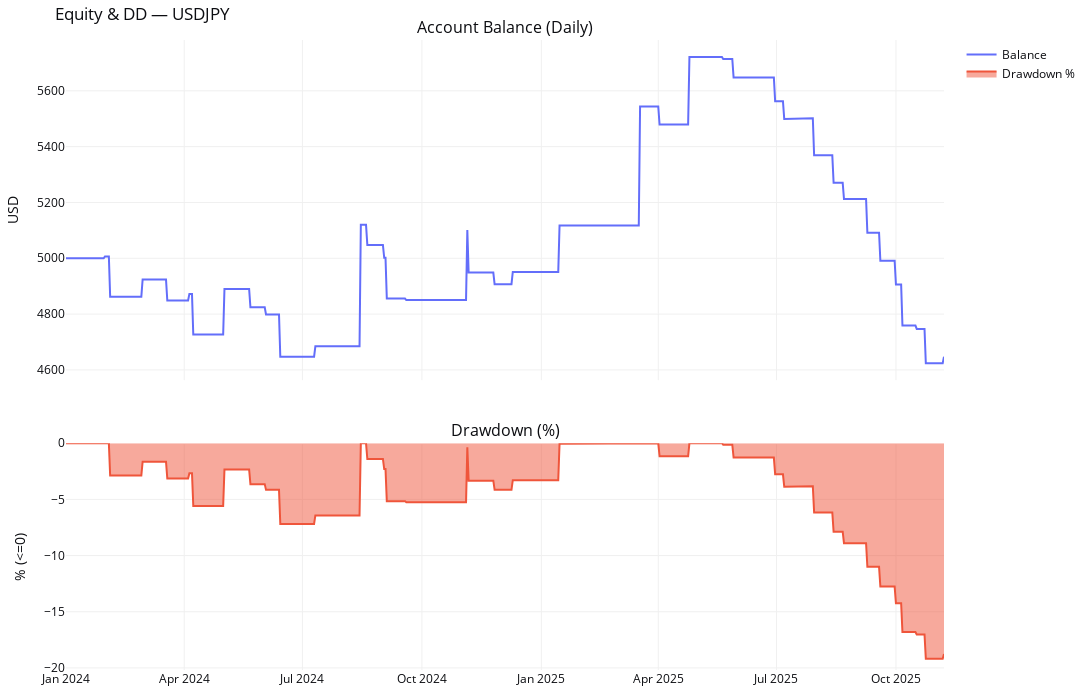

Source (notebook cell):
### Markdown cell above
## 4.2 Test data

### Code cell
res_opt_test = run_backtest_for_symbol_v2(
    pair=PAIR,
    timeframe=TIMEFRAME,
    start_date=TEST_START,
    end_date=TEST_END,
    initial_capital=INITIAL_CAPITAL,
    risk_per_trade=RISK_PER_TRADE,
    risk_mode=RISK_MODE,
    commission_per_lot=COMMISSION_PER_LOT,
    lookback=OPTIMIZE_LOOKBACK,
)

print(f"\n=== {PAIR} ===")
display(res_opt_test["report_df"].T)

fig_equity = plot_equity_and_dd(res_opt_test["balance_daily"], res_opt_test["dd_pct"])
fig_equity.update_layout(title_text=f"Equity & DD — {PAIR}")
fig_equity.show()

fig_trade = plot_trade_distribution_and_side_pnl(res_opt_test["trades"])
fig_trade.update_layout(title_text=f"Trade Distribution & Side PnL — {PAIR}")
fig_trade.show()

### Figure 1 — Plotly figure (JSON) as saved in the notebook; plotly's stock layout.template omitted (floating-point values rounded to 4 significant figures; data arrays with more than 128 entries replaced by an {"elided": "..."} marker saying what was removed)
{"data": [{"mode": "lines", "name": "Balance", "type": "scatter", "x": {"elided": "677 str values"}, "xaxis": "x", "y": {"elided": "677 float values"}, "yaxis": "y"}, {"fill": "tozeroy", "mode": "lines", "name": "Drawdown %", "type": "scatter", "x": {"elided": "677 str values"}, "xaxis": "x2", "y": {"elided": "677 float values"}, "yaxis": "y2"}], "layout": {"annotations": [{"font": {"size": 16}, "showarrow": false, "text": "Account Balance (Daily)", "x": 0.5, "xanchor": "center", "xref": "paper", "y": 1, "yanchor": "bottom", "yref": "paper"}, {"font": {"size": 16}, "showarrow": false, "text": "Drawdown (%)", "x": 0.5, "xanchor": "center", "xref": "paper", "y": 0.36, "yanchor": "bottom", "yref": "paper"}], "font": {"color": "#0c0d11", "size": 12}, "height": 700, "margin": {"b": 30, "l": 40, "r": 30, "t": 40}, "paper_bgcolor": "#ffffff", "plot_bgcolor": "#ffffff", "showlegend": true, "title": {"text": "Equity & DD — USDJPY"}, "width": 1300, "xaxis": {"anchor": "y", "domain": [0, 1], "gridcolor": "#f0f0f0", "matches": "x2", "showticklabels": false}, "xaxis2": {"anchor": "y2", "domain": [0, 1], "gridcolor": "#f0f0f0"}, "yaxis": {"anchor": "x", "domain": [0.46, 1], "gridcolor": "#f0f0f0", "title": {"text": "USD"}}, "yaxis2": {"anchor": "x2", "domain": [0, 0.36], "gridcolor": "#f0f0f0", "title": {"text": "% (<=0)"}}}}
